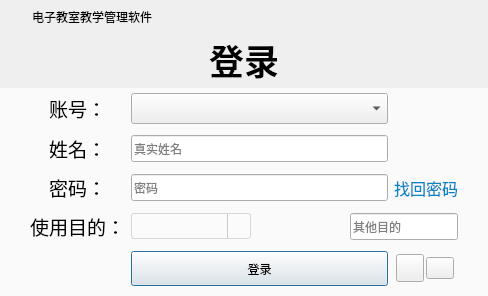
<?xml version="1.0" encoding="UTF-8"?>
<ui version="4.0">
 <class>LogIn</class>
 <widget class="QDialog" name="LogIn">
  <property name="geometry">
   <rect>
    <x>0</x>
    <y>0</y>
    <width>488</width>
    <height>286</height>
   </rect>
  </property>
  <property name="windowTitle">
   <string>Dialog</string>
  </property>
  <property name="styleSheet">
   <string notr="true">QDialog
{
	background-image:url(:/images/images/classGM/loginback.jpg)
}</string>
  </property>
  <layout class="QVBoxLayout" name="verticalLayout">
   <property name="spacing">
    <number>2</number>
   </property>
   <property name="leftMargin">
    <number>0</number>
   </property>
   <property name="topMargin">
    <number>2</number>
   </property>
   <property name="rightMargin">
    <number>0</number>
   </property>
   <property name="bottomMargin">
    <number>0</number>
   </property>
   <item>
    <layout class="QHBoxLayout" name="horizontalLayout_3">
     <item>
      <widget class="QLabel" name="label_7">
       <property name="minimumSize">
        <size>
         <width>30</width>
         <height>30</height>
        </size>
       </property>
       <property name="maximumSize">
        <size>
         <width>30</width>
         <height>30</height>
        </size>
       </property>
       <property name="text">
        <string/>
       </property>
       <property name="pixmap">
        <pixmap resource="image.qrc">:/images/images/else/icon1.png</pixmap>
       </property>
      </widget>
     </item>
     <item>
      <widget class="QLabel" name="label_5">
       <property name="text">
        <string>电子教室教学管理软件</string>
       </property>
      </widget>
     </item>
    </layout>
   </item>
   <item alignment="Qt::AlignHCenter">
    <widget class="QLabel" name="label_6">
     <property name="font">
      <font>
       <family>楷体</family>
       <pointsize>26</pointsize>
       <weight>75</weight>
       <bold>true</bold>
      </font>
     </property>
     <property name="text">
      <string>登录</string>
     </property>
    </widget>
   </item>
   <item>
    <widget class="QWidget" name="loginW" native="true">
     <property name="styleSheet">
      <string notr="true">QWidget#loginW
{
	background:rgb(250, 250, 250)
}</string>
     </property>
     <layout class="QGridLayout" name="gridLayout">
      <property name="leftMargin">
       <number>30</number>
      </property>
      <property name="topMargin">
       <number>5</number>
      </property>
      <property name="rightMargin">
       <number>30</number>
      </property>
      <property name="bottomMargin">
       <number>10</number>
      </property>
      <property name="verticalSpacing">
       <number>10</number>
      </property>
      <item row="2" column="0" alignment="Qt::AlignHCenter">
       <widget class="QLabel" name="label_2">
        <property name="font">
         <font>
          <family>楷体</family>
          <pointsize>14</pointsize>
         </font>
        </property>
        <property name="text">
         <string>密码：</string>
        </property>
       </widget>
      </item>
      <item row="2" column="2">
       <widget class="QLabel" name="labFindPwd">
        <property name="font">
         <font>
          <family>楷体</family>
          <pointsize>12</pointsize>
         </font>
        </property>
        <property name="styleSheet">
         <string notr="true">QLabel
{
	color: rgb(0, 133, 199)
}
QLabel:hover
{
	color:  rgb(0, 170, 255)
}</string>
        </property>
        <property name="text">
         <string>找回密码</string>
        </property>
       </widget>
      </item>
      <item row="1" column="1">
       <widget class="QLineEdit" name="leName">
        <property name="minimumSize">
         <size>
          <width>0</width>
          <height>27</height>
         </size>
        </property>
        <property name="placeholderText">
         <string>真实姓名</string>
        </property>
       </widget>
      </item>
      <item row="2" column="1">
       <widget class="QLineEdit" name="lineEdit_2">
        <property name="minimumSize">
         <size>
          <width>0</width>
          <height>27</height>
         </size>
        </property>
        <property name="font">
         <font>
          <family>Algerian</family>
          <pointsize>9</pointsize>
         </font>
        </property>
        <property name="placeholderText">
         <string>密码</string>
        </property>
       </widget>
      </item>
      <item row="4" column="1">
       <widget class="QPushButton" name="pushButton">
        <property name="minimumSize">
         <size>
          <width>0</width>
          <height>35</height>
         </size>
        </property>
        <property name="text">
         <string>登录</string>
        </property>
       </widget>
      </item>
      <item row="0" column="1">
       <widget class="QComboBox" name="comboBox">
        <property name="font">
         <font>
          <family>Adobe 仿宋 Std R</family>
          <pointsize>12</pointsize>
         </font>
        </property>
       </widget>
      </item>
      <item row="0" column="0" alignment="Qt::AlignHCenter">
       <widget class="QLabel" name="label">
        <property name="font">
         <font>
          <family>楷体</family>
          <pointsize>14</pointsize>
         </font>
        </property>
        <property name="text">
         <string>账号：</string>
        </property>
       </widget>
      </item>
      <item row="3" column="0" alignment="Qt::AlignHCenter">
       <widget class="QLabel" name="label_4">
        <property name="font">
         <font>
          <family>楷体</family>
          <pointsize>14</pointsize>
         </font>
        </property>
        <property name="text">
         <string>使用目的：</string>
        </property>
       </widget>
      </item>
      <item row="1" column="0" alignment="Qt::AlignHCenter">
       <widget class="QLabel" name="label_3">
        <property name="font">
         <font>
          <family>楷体</family>
          <pointsize>14</pointsize>
         </font>
        </property>
        <property name="text">
         <string>姓名：</string>
        </property>
       </widget>
      </item>
      <item row="3" column="1" colspan="2">
       <widget class="QWidget" name="horizontalWidget" native="true">
        <property name="maximumSize">
         <size>
          <width>16777215</width>
          <height>35</height>
         </size>
        </property>
        <layout class="QHBoxLayout" name="horizontalLayout">
         <property name="spacing">
          <number>2</number>
         </property>
         <property name="leftMargin">
          <number>0</number>
         </property>
         <property name="topMargin">
          <number>0</number>
         </property>
         <property name="rightMargin">
          <number>0</number>
         </property>
         <property name="bottomMargin">
          <number>0</number>
         </property>
         <item>
          <widget class="QComboBox" name="cbxPurpose">
           <property name="minimumSize">
            <size>
             <width>120</width>
             <height>26</height>
            </size>
           </property>
           <property name="maximumSize">
            <size>
             <width>120</width>
             <height>16777215</height>
            </size>
           </property>
           <property name="styleSheet">
            <string notr="true">QComboBox{border:1px solid #d7d7d7; border-radius: 3px; padding: 1px 18px 1px 3px;} 
QComboBox:editable{ background: white; }
QComboBox:!editable{ background: #fbfbfb; color:black}
QComboBox::drop-down{ subcontrol-origin: padding; subcontrol-position: top right; width: 22px; border-left-width: 1px; border-left-color: #c9c9c9; border-left-style: solid;  border-top-right-radius: 3px;border-bottom-right-radius: 3px; }
QComboBox::down-arrow:on {
top: 1px; left: 1px;
image:url(:/images/images/TiTleBar/setting_white_down.png);
}
QComboBox::down-arrow { 
image: url(:/images/images/TiTleBar/setting_white_normal.png);
}
QComboBox:hover{
border:2px solid rgb(50, 180, 250);

}
QComboBox:focus {
border:1px solid rgb(50, 180, 250);
}
</string>
           </property>
          </widget>
         </item>
         <item>
          <spacer name="horizontalSpacer">
           <property name="orientation">
            <enum>Qt::Horizontal</enum>
           </property>
           <property name="sizeHint" stdset="0">
            <size>
             <width>40</width>
             <height>20</height>
            </size>
           </property>
          </spacer>
         </item>
         <item>
          <widget class="QLineEdit" name="leOtherPurpose">
           <property name="minimumSize">
            <size>
             <width>0</width>
             <height>27</height>
            </size>
           </property>
           <property name="placeholderText">
            <string>其他目的</string>
           </property>
          </widget>
         </item>
        </layout>
       </widget>
      </item>
      <item row="0" column="2">
       <widget class="QLabel" name="labmsg">
        <property name="styleSheet">
         <string notr="true">QLabel
{
	color:red;
}</string>
        </property>
        <property name="text">
         <string/>
        </property>
       </widget>
      </item>
      <item row="1" column="2">
       <widget class="QLabel" name="labmsgName">
        <property name="styleSheet">
         <string notr="true">QLabel
{
	color:red;
}</string>
        </property>
        <property name="text">
         <string/>
        </property>
       </widget>
      </item>
      <item row="4" column="2">
       <layout class="QHBoxLayout" name="horizontalLayout_2">
        <item>
         <widget class="QPushButton" name="pushButton_2">
          <property name="maximumSize">
           <size>
            <width>28</width>
            <height>28</height>
           </size>
          </property>
          <property name="toolTip">
           <string>局域网ip设置</string>
          </property>
          <property name="styleSheet">
           <string notr="true"/>
          </property>
          <property name="text">
           <string/>
          </property>
         </widget>
        </item>
        <item>
         <widget class="QPushButton" name="pushButton_3">
          <property name="maximumSize">
           <size>
            <width>28</width>
            <height>16777215</height>
           </size>
          </property>
          <property name="toolTip">
           <string>实验室及数据库设置</string>
          </property>
          <property name="text">
           <string/>
          </property>
         </widget>
        </item>
       </layout>
      </item>
     </layout>
    </widget>
   </item>
  </layout>
 </widget>
 <tabstops>
  <tabstop>comboBox</tabstop>
  <tabstop>lineEdit_2</tabstop>
  <tabstop>pushButton</tabstop>
 </tabstops>
 <resources>
  <include location="image.qrc"/>
 </resources>
 <connections/>
</ui>
